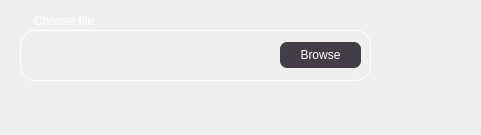
<?xml version="1.0" encoding="UTF-8"?>
<ui version="4.0">
 <class>Form</class>
 <widget class="QWidget" name="Form">
  <property name="geometry">
   <rect>
    <x>0</x>
    <y>0</y>
    <width>481</width>
    <height>135</height>
   </rect>
  </property>
  <property name="windowTitle">
   <string>Form</string>
  </property>
  <widget class="QWidget" name="widget" native="true">
   <property name="geometry">
    <rect>
     <x>10</x>
     <y>10</y>
     <width>381</width>
     <height>81</height>
    </rect>
   </property>
   <property name="styleSheet">
    <string notr="true">padding: 0;
margin: 0;
border: none;
background-color: transparent;</string>
   </property>
   <widget class="QWidget" name="widget_3" native="true">
    <property name="geometry">
     <rect>
      <x>10</x>
      <y>20</y>
      <width>351</width>
      <height>51</height>
     </rect>
    </property>
    <property name="styleSheet">
     <string notr="true">border-radius: 15px;
border: 1px solid white;</string>
    </property>
    <widget class="QLineEdit" name="path_in">
     <property name="geometry">
      <rect>
       <x>12</x>
       <y>12</y>
       <width>231</width>
       <height>26</height>
      </rect>
     </property>
     <property name="styleSheet">
      <string notr="true">color: white;
border: none;</string>
     </property>
     <property name="readOnly">
      <bool>true</bool>
     </property>
    </widget>
    <widget class="QPushButton" name="btnBrowse">
     <property name="geometry">
      <rect>
       <x>260</x>
       <y>12</y>
       <width>81</width>
       <height>26</height>
      </rect>
     </property>
     <property name="styleSheet">
      <string notr="true">background-color: rgb(68, 60, 70);
border: none;
border-radius: 7px;
color: white;</string>
     </property>
     <property name="text">
      <string>Browse</string>
     </property>
    </widget>
   </widget>
   <widget class="QTextBrowser" name="textBrowser_2">
    <property name="geometry">
     <rect>
      <x>20</x>
      <y>0</y>
      <width>256</width>
      <height>31</height>
     </rect>
    </property>
    <property name="styleSheet">
     <string notr="true">border: none;
color: white;
background-color: qlineargradient(spread:pad, x1:0, y1:0, x2:0, y2:0, stop:0 rgba(255, 255, 255, 0));</string>
    </property>
    <property name="html">
     <string>&lt;!DOCTYPE HTML PUBLIC &quot;-//W3C//DTD HTML 4.0//EN&quot; &quot;http://www.w3.org/TR/REC-html40/strict.dtd&quot;&gt;
&lt;html&gt;&lt;head&gt;&lt;meta name=&quot;qrichtext&quot; content=&quot;1&quot; /&gt;&lt;meta charset=&quot;utf-8&quot; /&gt;&lt;style type=&quot;text/css&quot;&gt;
p, li { white-space: pre-wrap; }
hr { height: 1px; border-width: 0; }
li.unchecked::marker { content: &quot;\2610&quot;; }
li.checked::marker { content: &quot;\2612&quot;; }
&lt;/style&gt;&lt;/head&gt;&lt;body style=&quot; font-family:'Segoe UI'; font-size:9pt; font-weight:400; font-style:normal;&quot;&gt;
&lt;p style=&quot; margin-top:0px; margin-bottom:0px; margin-left:0px; margin-right:0px; -qt-block-indent:0; text-indent:0px;&quot;&gt;Choose file&lt;/p&gt;&lt;/body&gt;&lt;/html&gt;</string>
    </property>
   </widget>
  </widget>
 </widget>
 <resources/>
 <connections/>
</ui>
